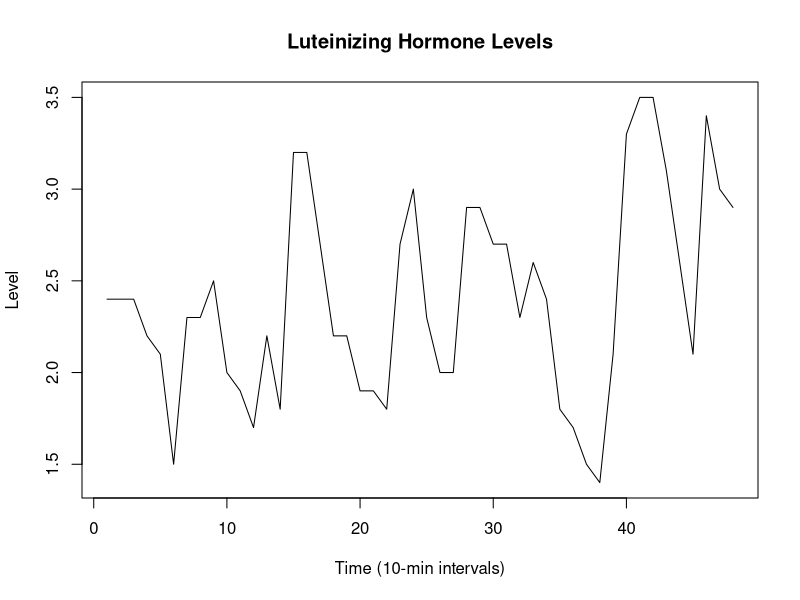
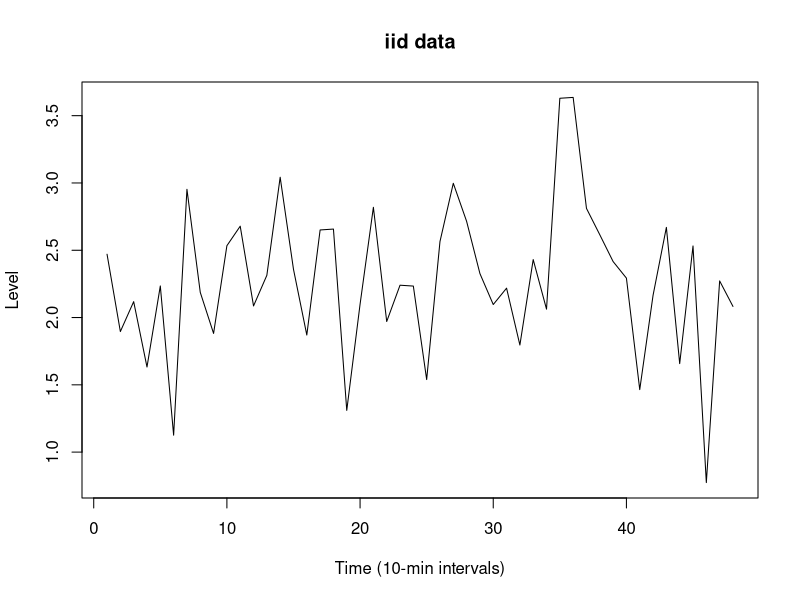
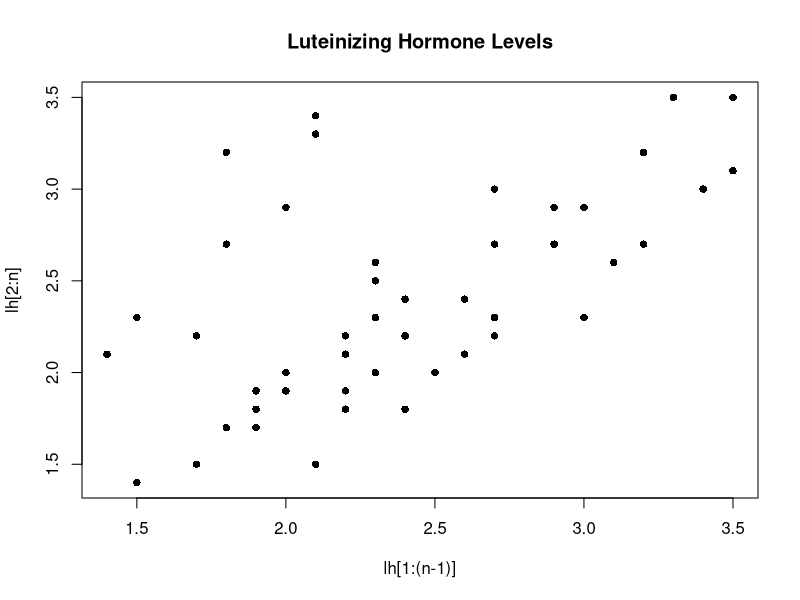
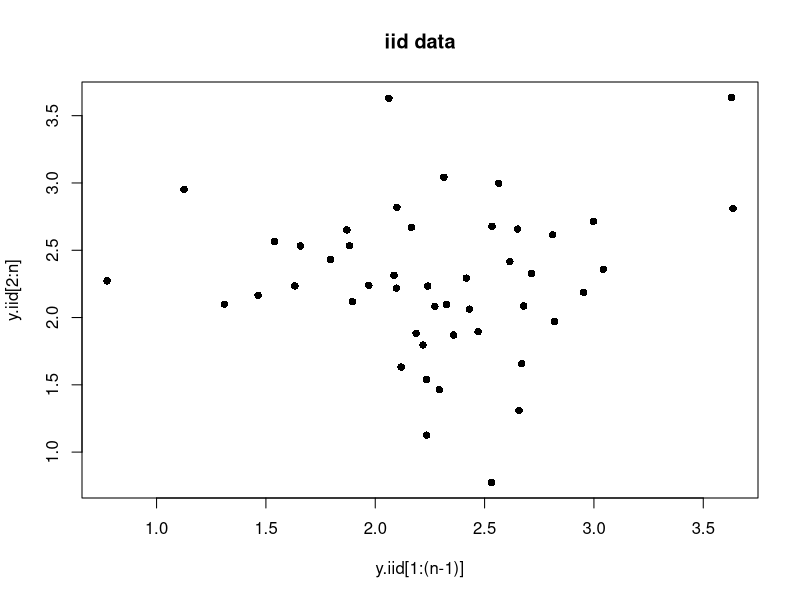
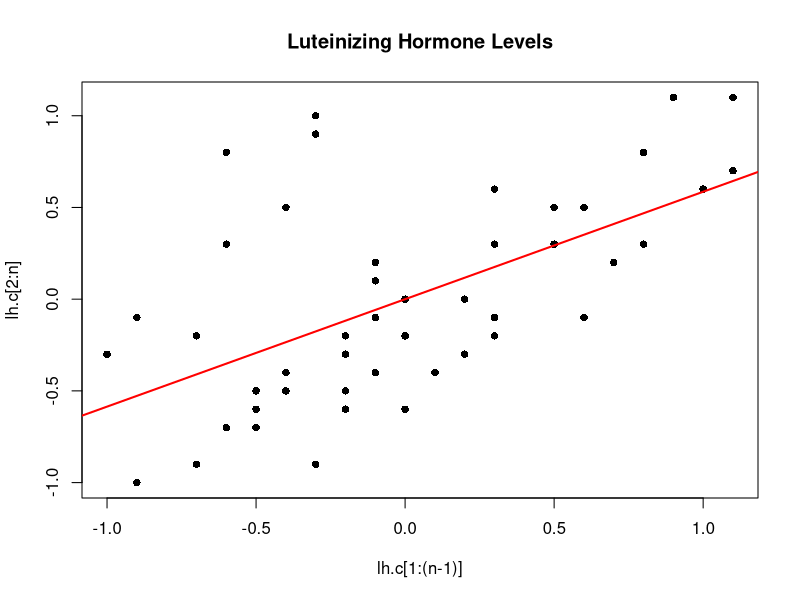
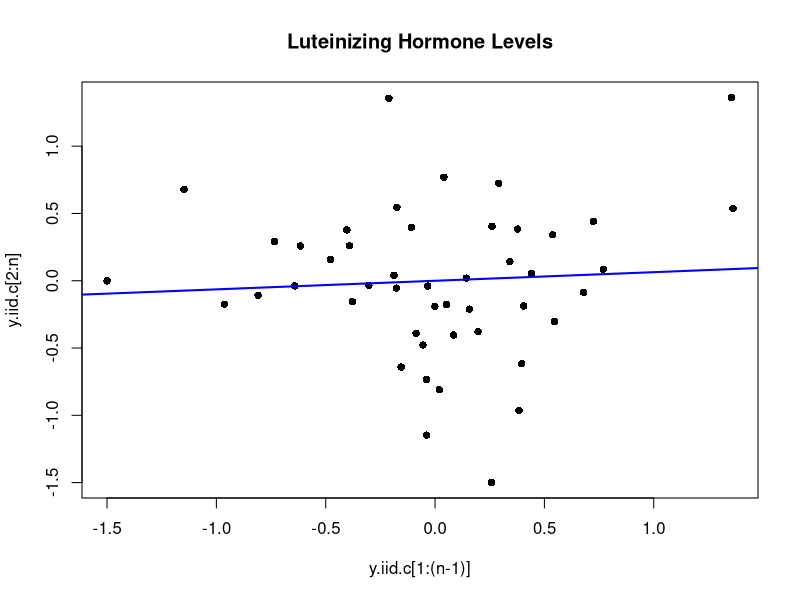
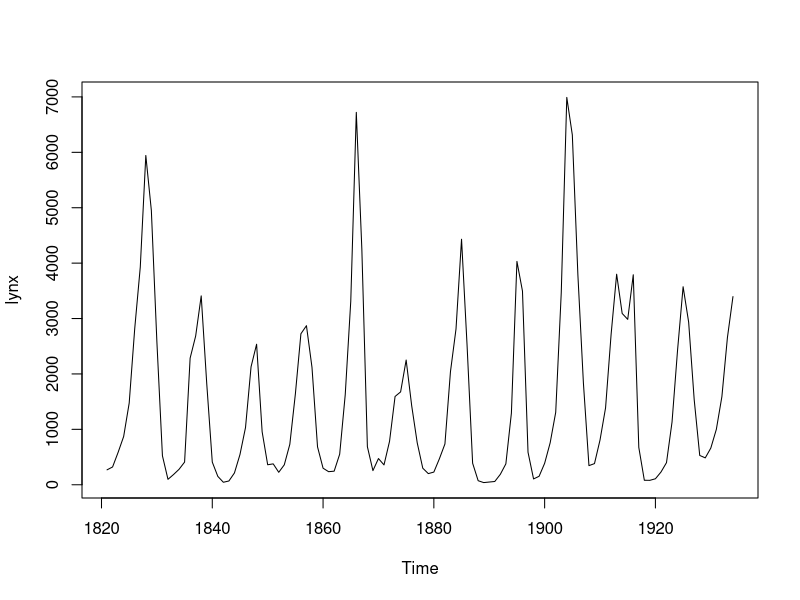
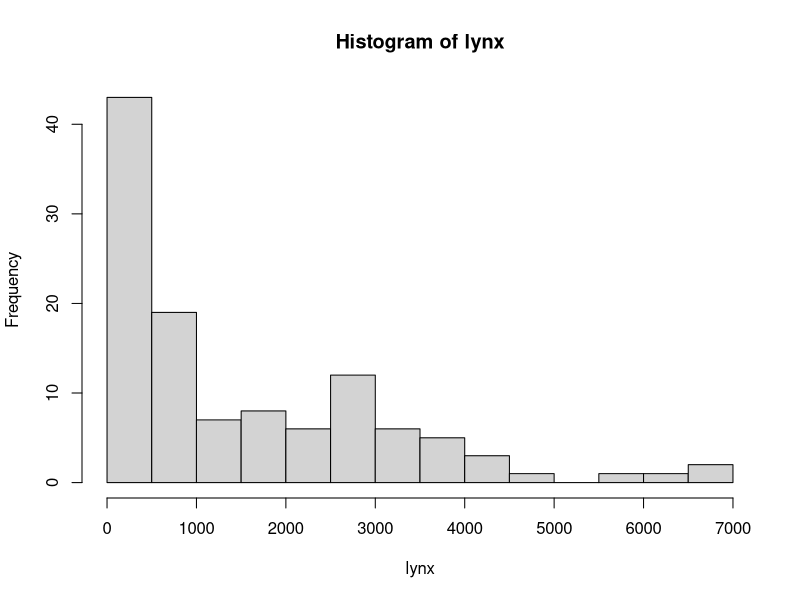

Source code (R) for these figures, in order:
## ---- chunk 1
  knitr::opts_chunk$set(echo = TRUE)
  knitr::opts_chunk$set(dev = 'pdf')
  def.chunk.hook  <- knitr::knit_hooks$get("chunk")
  knitr::knit_hooks$set(chunk = function(x, options) {
    x <- def.chunk.hook(x, options)
    ifelse(options$size != "normalsize", paste0("\n \\", options$size,"\n\n", x, "\n\n \\normalsize"), x)
  })
## ---- chunk 2
data(lh)
print(lh)
## ---- chunk 3
plot(lh, main = "Luteinizing Hormone Levels", ylab = "Level", xlab = "Time (10-min intervals)")
## ---- chunk 4
mu = mean(lh); sigma = sd(lh); n = length(lh)
y.iid = ts(rnorm(n, mean = mu, sd = sigma))
plot(y.iid, main = "iid data", ylab = "Level", xlab = "Time (10-min intervals)")
## ---- chunk 5
plot(lh[2:n] ~ lh[1:(n-1)], main = "Luteinizing Hormone Levels", ylab = "lh[2:n]", xlab = "lh[1:(n-1)]", pch = 16)
## ---- chunk 6
plot(y.iid[2:n] ~ y.iid[1:(n-1)], main = "iid data", ylab = "y.iid[2:n]", xlab = "y.iid[1:(n-1)]", pch = 16)
## ---- chunk 7
lh.c <- lh - mean(lh)
model1.lh <- lm(lh.c[2:n] ~ lh.c[1:(n-1)] - 1)
round(summary(model1.lh)$coefficients, 4)
## ---- chunk 8
plot(lh.c[2:n] ~ lh.c[1:(n-1)], main = "Luteinizing Hormone Levels", ylab = "lh.c[2:n]", xlab = "lh.c[1:(n-1)]", pch = 16)
abline(model1.lh, col = "red", lwd = 2)
## ---- chunk 9
y.iid.c <- y.iid - mean(y.iid)
model1.iid <- lm(y.iid.c[2:n] ~ y.iid.c[1:(n-1)] - 1)
round(summary(model1.iid)$coefficients, 4)
## ---- chunk 10
plot(y.iid.c[2:n] ~ y.iid.c[1:(n-1)], main = "Luteinizing Hormone Levels", ylab = "y.iid.c[2:n]", xlab = "y.iid.c[1:(n-1)]", pch = 16)
abline(model1.iid, col = "blue", lwd = 2)
## ---- chunk 11
data(lynx)
plot(lynx)
## ---- chunk 12
hist(lynx, breaks = 10)
## ---- chunk 13
y <- log10(lynx)
hist(y, breaks = 10)
## ---- chunk 14
plot(y)
## ---- chunk 15
y.c <- y - mean(y)
n <- length(y.c)
model1.y <- lm(y.c[2:n] ~ y.c[1:(n-1)] - 1)
round(summary(model1.y)$coefficients, 4)
## ---- chunk 16
model2.y <- lm(y.c[3:n] ~ y.c[2:(n-1)] + y.c[1:(n-2)] - 1)
round(summary(model2.y)$coefficients, 4)
## ---- chunk 17
model3.y <- lm(y.c[4:n] ~ y.c[3:(n-1)] + y.c[2:(n-2)] + y.c[1:(n-3)] - 1)
round(summary(model3.y)$coefficients, 4)
## ---- chunk 18
model4.y <- lm(y.c[5:n] ~ y.c[4:(n-1)] + y.c[3:(n-2)] + y.c[2:(n-3)] + y.c[1:(n-4)] - 1)
round(summary(model4.y)$coefficients, 4)
## ---- chunk 19
set.seed(1)
eps0 <- rnorm(n=1, mean=0, sd=1)
eps1 <- rnorm(n=1, mean=0, sd=1)
eps0
eps1
## ---- chunk 20
eps <- rnorm(5)
## ---- chunk 21
library(ggplot2)
library(gridExtra)
set.seed(1)
theme_update(text=element_text(size=20))
x <- 1:100
y1 <- rnorm(101) # 1 extra for "burn-in"
y2 <- NULL
for(i in 1:100){
  y2[i] <- y1[i+1] + y1[i]
}

dat1 <- data.frame(x=x, y1=y1[2:101])
dat2 <- data.frame(x=x, y2=y2)

p1 <- ggplot(data=dat1, aes(x=x, y=y1)) + geom_line() + labs(title="Independent N(0,1)")
p2 <- ggplot(data=dat2, aes(x=x, y=y2)) + geom_line() + labs(title="MA(1)")

grid.arrange(p1, p2, ncol=1)
## ---- chunk 22
y1 <- c(y1, rnorm(1))
y3 <- NULL
for(i in 1:100){
  y3[i] <- y1[i+2] + y1[i+1] + y1[i]
}

dat1 <- data.frame(x=x, y1=y1[3:102])
dat2 <- data.frame(x=x, y3=y3)

p1 <- ggplot(data=dat1, aes(x=x, y=y1)) + geom_line() + labs(title="Independent N(0,1)")
p2 <- ggplot(data=dat2, aes(x=x, y=y3)) + geom_line() + labs(title="MA(2)")

grid.arrange(p1, p2, ncol=1)
